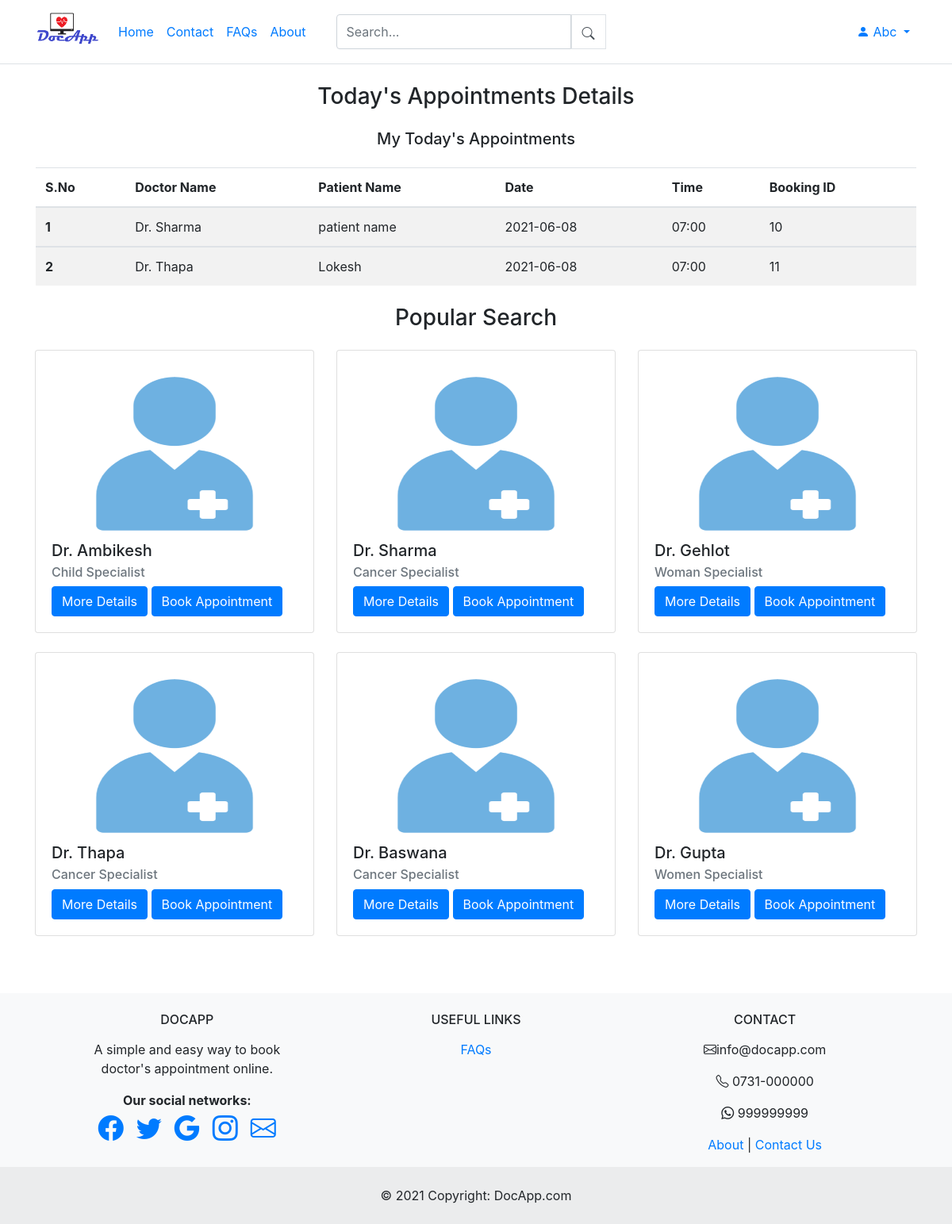
The page /user_session.php (signed in) on the database its author committed.
### tables this page shows
CREATE TABLE `booking_request` (
  `b_id` int(11) NOT NULL,
  `d_id` int(11) NOT NULL,
  `d_first_name` varchar(255) NOT NULL,
  `d_last_name` varchar(255) NOT NULL,
  `cu_id` int(11) NOT NULL,
  `cu_first_name` varchar(255) NOT NULL,
  `cu_last_name` varchar(255) NOT NULL,
  `p_name` varchar(255) NOT NULL,
  `b_date` date NOT NULL,
  `b_time` varchar(10) NOT NULL
);

CREATE TABLE `doc_info` (
  `d_id` int(11) NOT NULL,
  `d_req_id` int(11) NOT NULL,
  `d_mail` varchar(255) NOT NULL,
  `d_first_name` varchar(255) NOT NULL,
  `d_last_name` varchar(255) NOT NULL,
  `d_password` varchar(255) NOT NULL,
  `d_address` varchar(255) NOT NULL,
  `d_clinic_address` varchar(255) NOT NULL,
  `d_contact` int(10) NOT NULL,
  `d_specialist` varchar(255) NOT NULL,
  `licence_no` int(11) NOT NULL,
  `d_balance` int(11) NOT NULL DEFAULT 0,
  `self_status` varchar(10) NOT NULL DEFAULT 'A',
  `admin_permission` varchar(10) NOT NULL DEFAULT 'G',
  `role` varchar(6) NOT NULL DEFAULT 'doctor'
);

CREATE TABLE `footer_contact_info` (
  `contact_id` int(11) NOT NULL,
  `email` varchar(255) NOT NULL,
  `local_no` varchar(11) NOT NULL,
  `mobile_no` int(11) NOT NULL,
  `whatsapp_no` int(11) NOT NULL,
  `facebook` varchar(255) NOT NULL,
  `twitter` varchar(255) NOT NULL,
  `google` varchar(255) NOT NULL,
  `insta` varchar(255) NOT NULL
);

### user_session.php (the view, shortened to what this page needs)
<!DOCTYPE html>
<html lang="en">
<head>
</head>
<body>
<header>
    <?php include('navbar.php');?>
</header>
<?php
    include('dbconn.php');
    $date = date('Y-m-d');
    $p_id = $_SESSION['id'];
    $sql = "SELECT * FROM booking_request WHERE b_date = '$date' and cu_id = '$p_id' ";
	$result = mysqli_query($connect,$sql);
	$count = mysqli_num_rows($result);
?>
<div class="container text-center">
    <div class="d-grid gap-2 col-6 mx-auto my-4">
        <h3>Today's Appointments Details</h3>
    </div>
</div>
<?php
  if($count>=1){
?>
<div class="container text-center">
    <div class="d-grid gap-2 col-6 mx-auto my-4">
        <h5>My Today's Appointments</h5>
    </div>
</div>
<div class="container">
  <table class="table table-hover table-striped">
  <thead>
    <tr>
      <th scope="col">S.No</th>
      <th scope="col">Doctor Name</th>
      <th scope="col">Patient Name</th>
      <th scope="col">Date</th>
      <th scope="col">Time</th>
      <th scope="col">Booking ID</th>
    </tr>
  </thead>
  <?php
  $c=1;
  while($row=mysqli_fetch_array($result)){ ?>
  <tbody>
    <tr>
      <th scope="row"><?php echo $c ; ?></th>
      <td><?php echo 'Dr. ' . $row['d_first_name'] . ' '. $row['d_last_name'] ; ?></td>
      <td><?php echo $row['p_name'] ; ?></td>
      <td><?php echo $row['b_date'] ; ?></td>
      <td><?php echo $row['b_time'] ; ?></td>
      <td><?php echo $row['b_id'] ; ?></td>
    </tr>
    </tbody>
    <?php $c=$c + 1; }
     ?>
</table>
<?php
}
?>
</div>
<div class="container text-center">
    <div class="d-grid gap-2 col-6 mx-auto my-4">
        <h3>Popular Search</h3>
    </div>
</div>
<div class="container">
<div class="row">
<?php
include'dbconn.php';
$sql = "SELECT * FROM doc_info ";
$result = mysqli_query($connect,$sql);
$c=1;
while($row=mysqli_fetch_array($result) and $c<=6){
  $doc_id = $row['d_id'];
?>
  <div class="card mx-4 mx-auto mb-4" style="width: 22rem;">
    <div class="card-body">
      <img src="docIcon.png" class="card-img-top" alt="image" width="180" height="220">
        <h5 class="card-title"> Dr. <?php echo $row['d_first_name'] ; ?> </h5>
        <h6 class="card-subtitle mb-2 text-muted"><?php echo $row['d_specialist'] ; ?></h6>
        <a href="moreDetails.php?doc_id=<?php echo $doc_id ?>" class="btn btn-primary">More Details</a>
        <a href="appointment_book.php?doc_id=<?php echo $doc_id ?>" class="btn btn-primary">Book Appointment</a>
    </div>
</div>
      <?php $c= $c + 1; }
      mysqli_close($connect);?>
    </div>
</div>
<footer>
    <?php include('footer.php');?>
</footer>
</body>
</html>

### footer.php (shortened to what this page needs)
<?php
include"dbconn.php";
$sql="SELECT * FROM footer_contact_info WHERE contact_id='1'";
$sql_run=mysqli_query($connect,$sql);
$num_row=mysqli_num_rows($sql_run);
if($num_row == 1)
    {
        $result = mysqli_fetch_array($sql_run,MYSQLI_ASSOC);
        $email = $result['email'];
        $local_no = $result['local_no'];
        $whatsapp_no = $result['whatsapp_no'];
        $facebook = $result['facebook'];
        $twitter = $result['twitter'];
        $google = $result['google'];
        $insta= $result['insta'];
}
?>
<link rel="stylesheet" href="https://maxcdn.bootstrapcdn.com/bootstrap/4.0.0/css/bootstrap.min.css"
>
<link rel="stylesheet" href="https://cdn.jsdelivr.net/npm/bootstrap-icons@1.5.0/font/bootstrap-icons.css">
<footer class="text-center text-lg-start bg-light">
  <section class="">
    <div class="container text-center text-md-start mt-5">
      <div class="row mt-3">
        <div class="col-md-3 col-lg-4 col-xl-3 mx-auto mb-4 mt-4">
          <h6 class="text-uppercase fw-bold mb-3">
            <i class="fas fa-gem me-3"></i>DocApp
          </h6>
          <p>
            A simple and easy way to book doctor's appointment online.
          </p>
        <div class="fw-bold ">
      <span><b>Our social networks:</b></span>
    </div>
    <div class="d-flex justify-content-center">
      <a href="#<?php echo $facebook; ?>" class="me-4 text-reset">
        <i class="bi bi-facebook px-2 "  aria-label="Facebook" style="font-size: 2rem;"></i>
      </a>
      <a href="#<?php echo $twitter; ?>" class="me-4 text-reset">
        <i class="bi bi-twitter px-2" aria-label="Twitter" style="font-size: 2rem;"></i>
      </a>
      <a href="#<?php echo $google; ?>" class="me-4 text-reset">
        <i class="bi bi-google px-2" aria-label="Google" style="font-size: 2rem;"></i>
      </a>
      <a href="#<?php echo $insta; ?>" class="me-4 text-reset">
        <i class="bi bi-instagram px-2" aria-label="Instagram" style="font-size: 2rem;"></i>
      </a>
      <a href="mailto:" class="me-4 text-reset">
        <i class="bi bi-envelope px-2" aria-label="Mail" style="font-size: 2rem;"></i>
      </a>
    </div>
        </div>
        <div class="col-md-3 col-lg-2 col-xl-2 mx-auto mb-4 mt-4">
          <h6 class="text-uppercase fw-bold mb-3">
            Useful links
          </h6>
          <p>
            <a href="faq.php" class="text-reset">FAQs</a>
          </p>
        </div>
        <div class="col-md-4 col-lg-3 col-xl-3 mx-auto mb-md-0 mb-4 mt-4">
          <h6 class="text-uppercase fw-bold mb-3">
            Contact
          </h6>
          <p><i class="bi bi-envelope"></i></i><?php echo $email; ?></p>
          <p><i class="bi bi-telephone"></i></i> <?php echo $local_no; ?></p>
          <p><i class="bi bi-whatsapp"></i> <?php echo $whatsapp_no; ?></p><p>
            <a href="about.php" class="text-reset">About </a> | <a href="contact.php" class="text-reset">Contact Us</a>
          </p>
        </div>
      </div>
    </div>
  </section>
 <div class="text-center p-4" style="background-color: rgba(0, 0, 0, 0.05);">
    © 2021 Copyright:
    <a class="text-reset fw-bold">DocApp.com</a>
  </div>
</footer>

### rows shown on the page
booking_request: d_first_name "Sharma", p_name "patient name", b_date "2021-06-08", b_time "07:00", b_id "10"
booking_request: d_first_name "Thapa", p_name "Lokesh", b_date "2021-06-08", b_time "07:00", b_id "11"
doc_info: d_first_name "Ambikesh", d_specialist "Child Specialist"
doc_info: d_first_name "Sharma", d_specialist "Cancer Specialist"
doc_info: d_first_name "Gehlot", d_specialist "Woman Specialist"
doc_info: d_first_name "Thapa", d_specialist "Cancer Specialist"
doc_info: d_first_name "Baswana", d_specialist "Cancer Specialist"
doc_info: d_first_name "Gupta", d_specialist "Women Specialist"
footer_contact_info: email "info@docapp.com", local_no "0731-000000", whatsapp_no "999999999"

### other values the page prints
$_SESSION['name'] "Abc"
